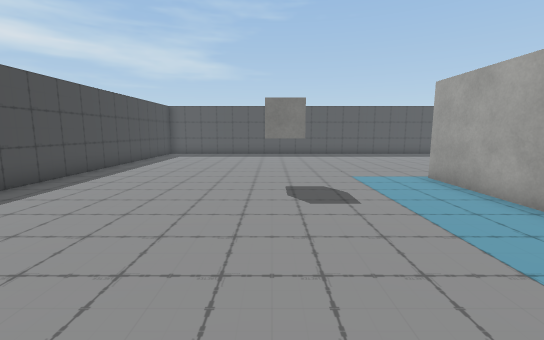
[1] (above)

17 first-person views from a walk through a 3-D level made in the Unity game engine. The camera is 1.4 m above the floor, tilts 8° down and sees 90° across. The floor is counted in squares, 1 m on a side. Each view is taken from the middle of a square. On the plan, view 1 faces up. The plan holds only what a view shows up to about 13 squares ahead; the rest is blank. The player character is not drawn. Some surface patterns are stand-ins.

[2]
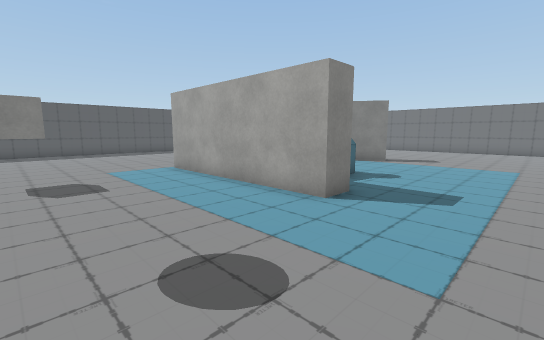

[3]
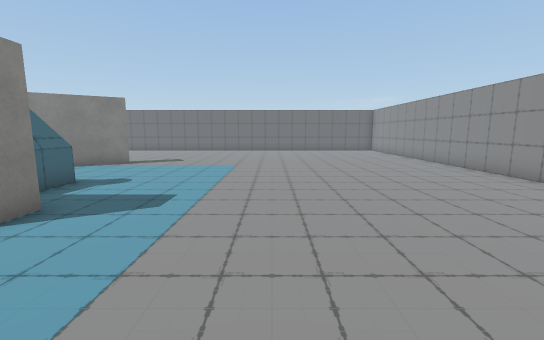

[4]
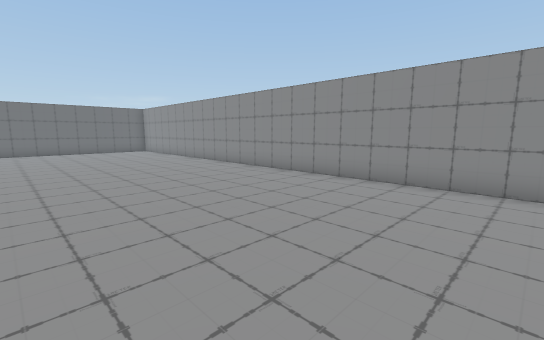

[5]
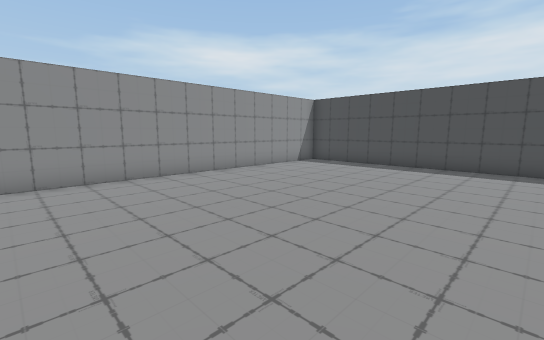

[6]
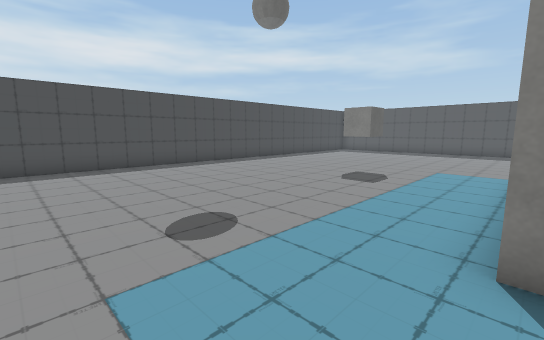

[7]
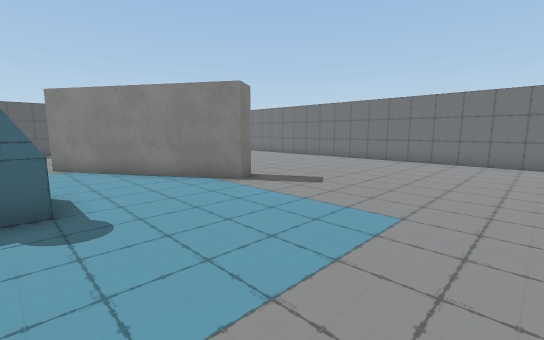

[8]
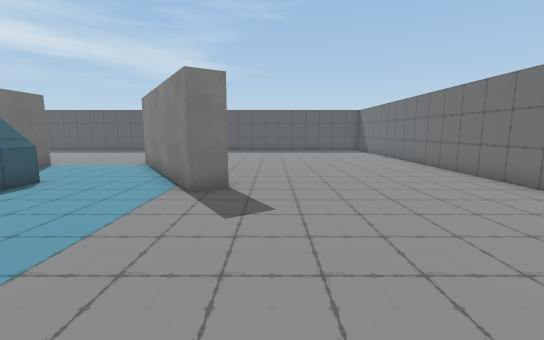

[9]
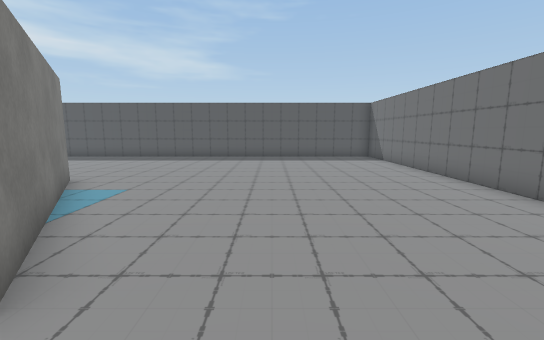

[10]
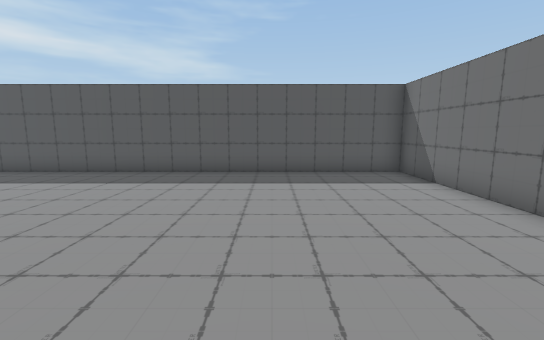

[11]
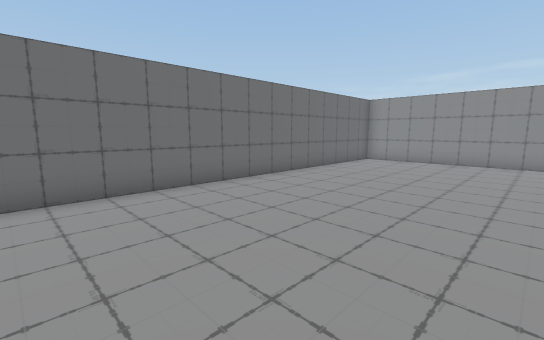

[12]
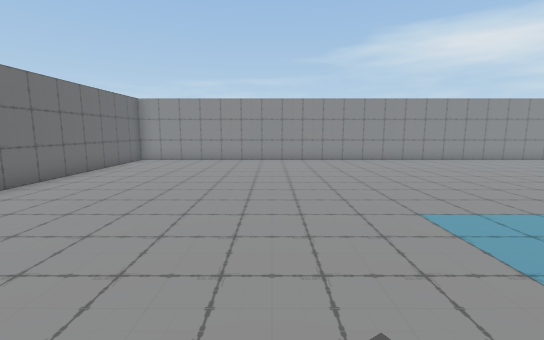

[13]
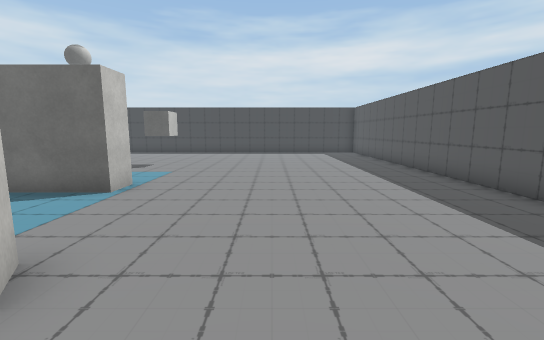

[14]
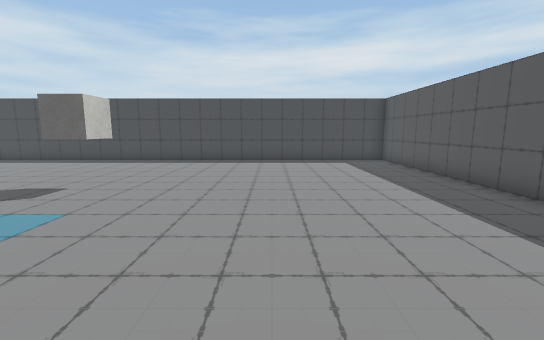

[15]
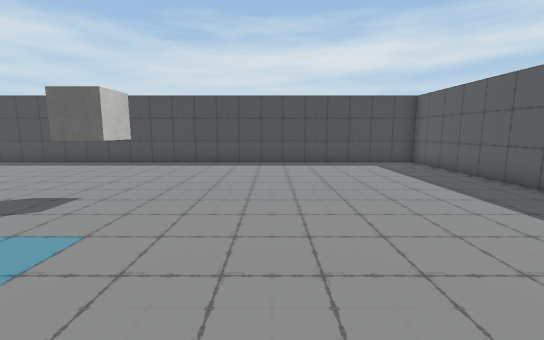

[16]
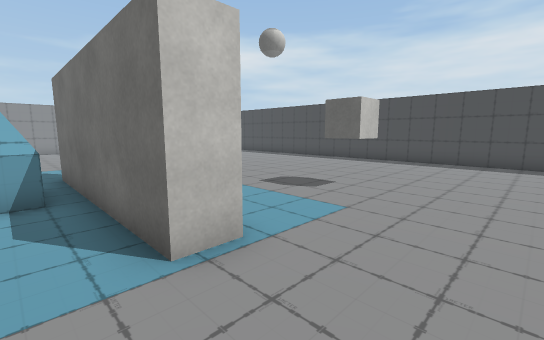

[17]
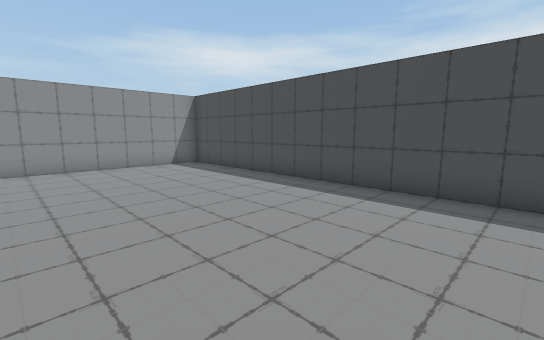

### Floor plan
Points are (right, up) in squares from view 1. A wall is a line through its corners. A room is listed if a view was taken in it or the views show most of it. See-through windows are left out.
Room 1 (views 1, 2, 3, 4, 5, 6, 7, 8, 9, 10, 11, 12, 13, 14, 15, 16, 17)
walls: (5.8, 1.2) (4.8, 1.2) (4.8, 8.3) (5.8, 8.3) (5.8, 1.2); (8.4, 2.7) (7.4, 2.7); (8.6, 2.5) (7.2, 2.5); (6.4, 4.5) (7.1, 4.5); (8.3, 4.4) (8.3, 3.6); (8.5, 4.5) (8.5, 3.4); (13.9, 3.9) (13, 3.3) (9.3, 9.3) (9.6, 9.5); (10.1, 9.8) (13.7, 4.2); (21.5, -10.1) (21.5, 17.5) (-6.5, 17.5) (-6.5, -10.5) (20.1, -10.5)
objects: cube (0, 7) to (1, 8)

Where each view was taken, in squares from view 1:
view 1: 0 up, 0 right, facing up
view 2: 2 down, 0 right, facing up-right
view 3: 3 down, 1 right, facing right
view 4: 3 down, 1 right, facing down-right
view 5: 2 down, 5 right, facing down-left
view 6: 2 down, 5 right, facing up-left
view 7: 3 down, 8 right, facing up-right
view 8: 3 down, 15 right, facing up
view 9: 2 up, 16 right, facing up
view 10: 8 up, 17 right, facing up
view 11: 3 up, 15 right, facing down-right
view 12: 3 up, 15 right, facing down
view 13: 12 up, 12 right, facing left
view 14: 12 up, 7 right, facing left
view 15: 11 up, 6 right, facing left
view 16: 11 up, 7 right, facing down-left
view 17: 1 up, 0 right, facing down-left
